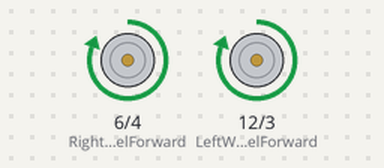
A sketch run on a simulated Arduino Uno, built with avr-gcc and run on an emulated ATmega328P. Shown: motor-driver pin pairs drawn as motors (green arrow = first pin HIGH = forward, orange = second pin HIGH = backward, longer = more drive, scaled by the enable pin).

Above: at 0.5 s.
At 2.5 s:
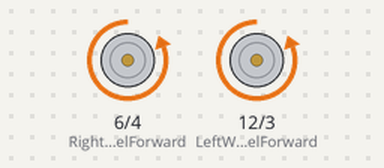
At 4.5 s:
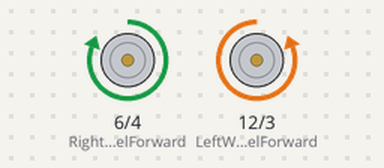
At 9.5 s:
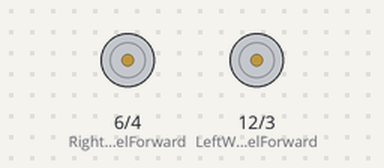
Timing chart, 0 to 10.4 s (numbered marks = the images above):
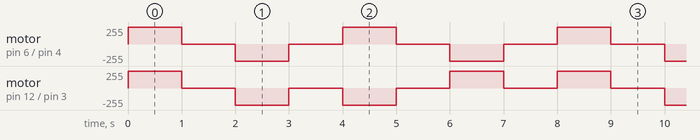

The sketch:

wheels.ino
```cpp
#define RightWheelEnable A5 //2 // Right Wheel
#define RightWheelForward 6 // Right Forward
#define RightWheelBackward 4 // Right Backward
#define LeftWheelEnable A4 //5 // Left Wheel
#define LeftWheelForward 12 // Left Forward
#define LeftWheelBackward 3 // Left Backward

void go(){
  analogWrite(LeftWheelEnable, 175);
  analogWrite(RightWheelEnable, 175);
  digitalWrite(RightWheelForward, HIGH);
  digitalWrite(RightWheelBackward, LOW);
  digitalWrite(LeftWheelForward, HIGH);
  digitalWrite(LeftWheelBackward, LOW);
}

void left(){
  analogWrite(LeftWheelEnable, 150);
  analogWrite(RightWheelEnable, 150);
  digitalWrite(RightWheelForward, HIGH);
  digitalWrite(RightWheelBackward, LOW);
  digitalWrite(LeftWheelForward, LOW);
  digitalWrite(LeftWheelBackward, HIGH);
}

void right(){
  analogWrite(LeftWheelEnable, 150);
  analogWrite(RightWheelEnable, 150);
  digitalWrite(RightWheelForward, LOW);
  digitalWrite(RightWheelBackward, HIGH);
  digitalWrite(LeftWheelForward, HIGH);
  digitalWrite(LeftWheelBackward, LOW);
}

void back(){
  analogWrite(LeftWheelEnable, 175);
  analogWrite(RightWheelEnable, 175);
  digitalWrite(RightWheelForward, LOW);
  digitalWrite(RightWheelBackward, HIGH);
  digitalWrite(LeftWheelForward, LOW);
  digitalWrite(LeftWheelBackward, HIGH);
}

void stopp(){
  analogWrite(LeftWheelEnable, LOW);
  analogWrite(RightWheelEnable, LOW);
}

void setup() {
  Serial.begin(9600);
  pinMode(LeftWheelEnable, OUTPUT);
  pinMode(RightWheelEnable, OUTPUT);
  pinMode(RightWheelForward, OUTPUT);
  pinMode(RightWheelBackward, OUTPUT);
  pinMode(LeftWheelForward, OUTPUT);
  pinMode(LeftWheelBackward, OUTPUT);
}

void loop() {
  go();
  delay(1000);
  stopp();
  delay(1000);
  back();
  delay(1000);
  stopp();
  delay(1000);
  left();
  delay(1000);
  stopp();
  delay(1000);
  right();
  delay(1000);
  stopp();
  delay(1000);
}
```

Measured:
- by itself, motor on pin 6 (RightWheelForward) / pin 4 (RightWheelBackward): repeats every 4.0 s: stopped 1.0 s, backward 255/255 1.0 s, stopped 1.0 s, forward 255/255 1.0 s
- by itself, motor on pin 12 (LeftWheelForward) / pin 3 (LeftWheelBackward): repeats every 8.0 s: 2 × (stopped 1.0 s, backward 255/255 1.0 s), 2 × (stopped 1.0 s, forward 255/255 1.0 s)
